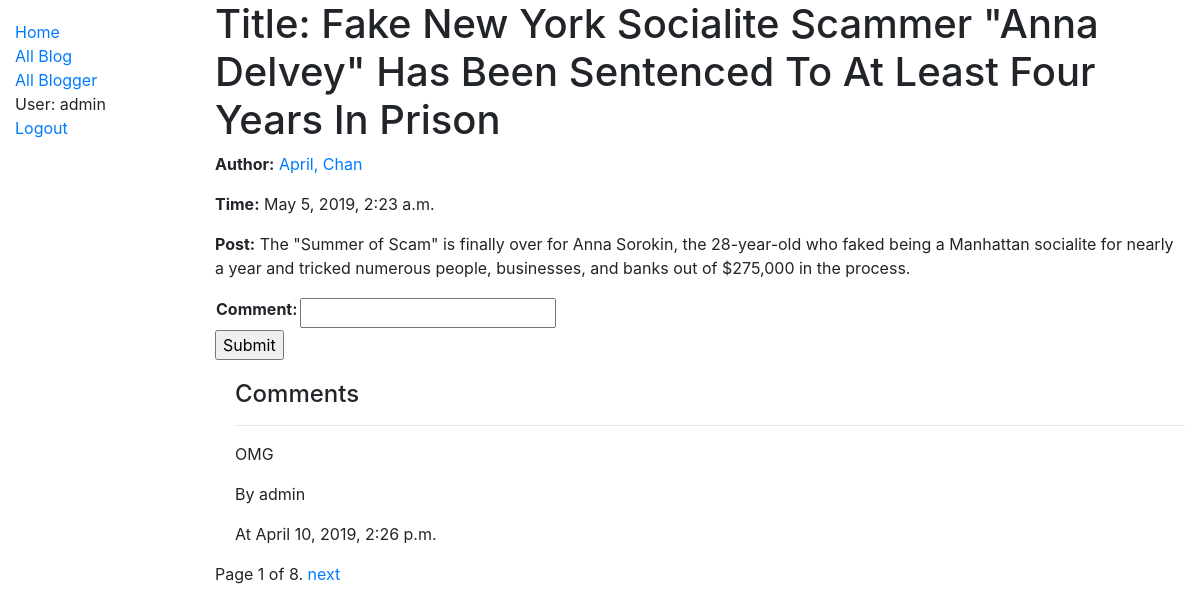
Screenshot of /blog/blog/2 (signed in) with the database file from the repository.
### blog/models.py (models this page shows, shortened)
class Blog(models.Model):
    title = models.CharField(max_length=200)
    blogger = models.ForeignKey('Blogger', on_delete=models.SET_NULL, null=True)
    post = models.TextField(max_length=10000000, help_text='Enter a blog post')
    datetime = models.DateTimeField(null=False)
    class Meta:
        ordering = ['-datetime']
    def display_most_recent_comment(self):
        comment = "No " or Comment.objects.filter(blog=self.id)[0].content
        return comment
    display_most_recent_comment.short_description = 'Most Recent Comment'

class Blogger(models.Model):
    first_name = models.CharField(max_length=100)
    last_name = models.CharField(max_length=100)
    date_of_birth = models.DateField(null=True, blank=True)
    date_of_death = models.DateField('Died', null=True, blank=True)
    class Meta:
        ordering = ['last_name', 'first_name']
    def get_absolute_url(self):
        return reverse('blogger-detail', args=[str(self.id)])
    def __str__(self):
        return f'{self.first_name}, {self.last_name}'

class Comment(models.Model):
    commentId = models.UUIDField(primary_key=True, default=uuid.uuid4, help_text='Unique Comment ID')
    content = models.CharField(max_length=200000)
    blog = models.ForeignKey('Blog', on_delete=models.SET_NULL, null=True)
    commenter = models.ForeignKey(User, on_delete=models.SET_NULL, null=True, blank=True)
    datetime = models.DateTimeField(null=False)
    class Meta:
        ordering = ['datetime']
    def display_truncated_content(self):
        if len(self.content)>=72:
            return self.content[:71]+"..."
        else:
            return self.content
    display_truncated_content.short_description = 'Truncated Content (75 Characters)'

### blog/views.py (the view)
# urls.py: path('blog/<int:pk>', views.BlogDetailView.as_view(), name='blog-detail'),
class BlogDetailView(generic.DetailView,MultipleObjectMixin):
    model = Blog
    paginate_by = 1
    def get_context_data(self, **kwargs):
        object_list = Comment.objects.filter(blog=self.object)
        context = super(BlogDetailView, self).get_context_data(object_list=object_list, **kwargs)
        context['form'] = CommentForm()
        return context

### blog/forms.py
class CommentForm(forms.ModelForm):
    class Meta:
        model = Comment
        fields = ['content']
        labels = {
            "content": "Comment",
        }

### blog/templates/blog/blog_detail.html (shortened to what this page needs)
{% extends "base_generic.html" %}
{% block content %}
  <h1>Title: {{ blog.title }}</h1>
  <p><strong>Author:</strong> <a href="{{blog.blogger.get_absolute_url}}">{{ blog.blogger }}</a></p>
  <p><strong>Time:</strong> {{ blog.datetime }}</p>
  <p><strong>Post:</strong> {{ blog.post }}</p>
  {% if user.is_authenticated %}
  <form action="{{blog.id}}/create/" method="post" style='display:inline;'>
    <table>
    {{ form.as_table }}
    </table>
    <input type="submit" value="Submit">
  </form>
  {% else %}
  <h2>Please Login to make Comment</h2>
  {% endif %}
  <div style="margin-left:20px;margin-top:20px">
    <h4>Comments</h4>
    {% for comment in object_list %}
      <hr>
      <p>{{comment.content}}</p>
      <p>By {{comment.commenter}}</p>
      <p>At {{comment.datetime}}</p>
    {% endfor %}
  </div>
{% endblock %}

### blog/templates/base_generic.html (shortened to what this page needs)
<!DOCTYPE html>
<html lang="en">
<head>
  <link rel="stylesheet" href="https://stackpath.bootstrapcdn.com/bootstrap/4.1.3/css/bootstrap.min.css">
  {% load static %}
  <link rel="stylesheet" href="{% static 'css/styles.css' %}">
</head>
<body>
  <div class="container-fluid">
    <div class="row">
      <div class="col-sm-2">
      {% block sidebar %}
        <ul class="sidebar-nav">
          <li><a href="{% url 'index' %}">Home</a></li>
          <li><a href="{% url 'blogs' %}">All Blog</a></li>
          <li><a href="{% url 'bloggers' %}">All Blogger</a></li>
          {% if user.is_authenticated %}
            <li>User: {{ user.get_username }}</li>
            <li><a href="{% url 'logout'%}?next={{request.path}}">Logout</a></li>
          {% else %}
            <li><a href="{% url 'login'%}?next={{request.path}}">Login</a></li>
   {% endif %}
        </ul>
     {% endblock %}
      </div>
      <div class="col-sm-10 ">{% block content %}{% endblock %}
        {% block pagination %}
          {% if is_paginated %}
            <div class="pagination">
              <span class="page-links">
                <span class="page-current">
                    Page {{ page_obj.number }} of {{ page_obj.paginator.num_pages }}.
                </span>
                {% if page_obj.has_next %}
                    <a href="{{ request.path }}?page={{ page_obj.next_page_number }}">next</a>
                {% endif %}
                </span>
              </div>
            {% endif %}
          {% endblock %}
      </div>
    </div>
  </div>
</body>
</html>

### blog/static/css/styles.css (style rules this page uses)
.sidebar-nav { margin-top: 20px; padding: 0; list-style: none; }

### rows the page displays
Blog: title "Fake New York Socialite Scammer \"Anna Delvey\" Has Been Sentenced To At Least Four Years In Prison", blogger "April, Chan", datetime "May 5, 2019, 2:23 a.m.", post "The \"Summer of Scam\" is finally over for Anna Sorokin, the 28-year-old who faked being a Manhattan socialite for nearly a year and tricked numerous people, businesses, and banks out of $275,000 in the process."
Comment: content "OMG", commenter "admin", datetime "April 10, 2019, 2:26 p.m."

### other values shown
{{ user.get_username }} "admin"
{{ page_obj.number }} "1"
{{ page_obj.paginator.num_pages }} "8"
